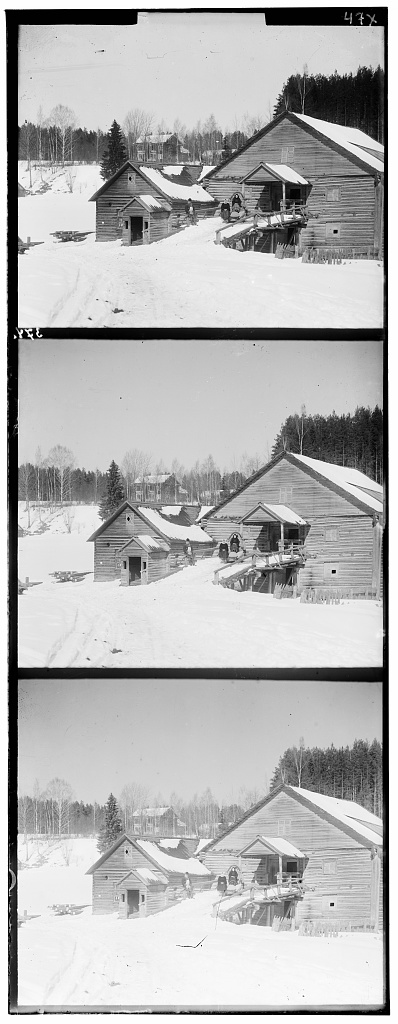
#> input picture assignment/DataSamples/s4.jpg, 398 x 1024 px
$ python task3.py
#> lines starting #> are read from the running program, lines starting #| are printed output that depends on the picture
import cv2
import numpy as np
from matplotlib import pyplot as plt

plt.rcParams['figure.figsize'] = (40.0, 50.0)
img = cv2.imread(f"DataSamples/s4.jpg", cv2.IMREAD_GRAYSCALE)
#> img is the input picture: shape (1024, 398); min 0, max 255, mean 179.5
height = int(np.ceil(img.shape[0] / 3))
#> height = 342
img_b, img_g, img_r = img[0: height + 20, :], img[height - 10: 2 * height + 10, :], img[-(height + 20):, :]
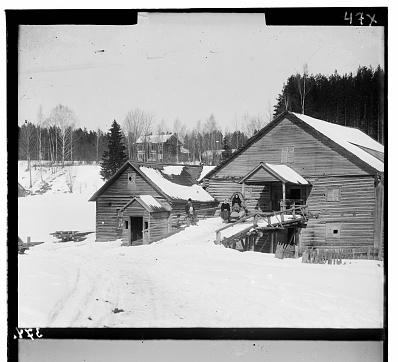
#> img_b: shape (362, 398); min 0, max 255, mean 166.2
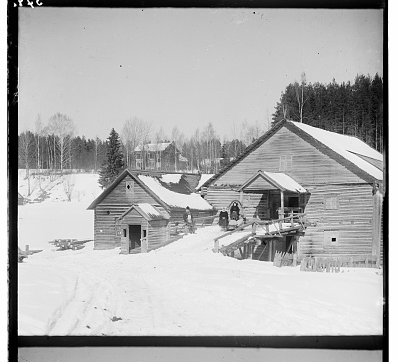
#> img_g: shape (362, 398); min 0, max 255, mean 173.4
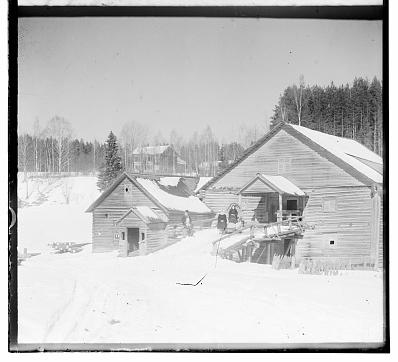
#> img_r: shape (362, 398); min 0, max 255, mean 191.4
shape = img_g.shape
#> shape = (362, 398)
#> (the run stopped early here; a loop or call above may not have finished)

$ run again, with assignment/DataSamples/s1.jpg copied over assignment/DataSamples/s4.jpg
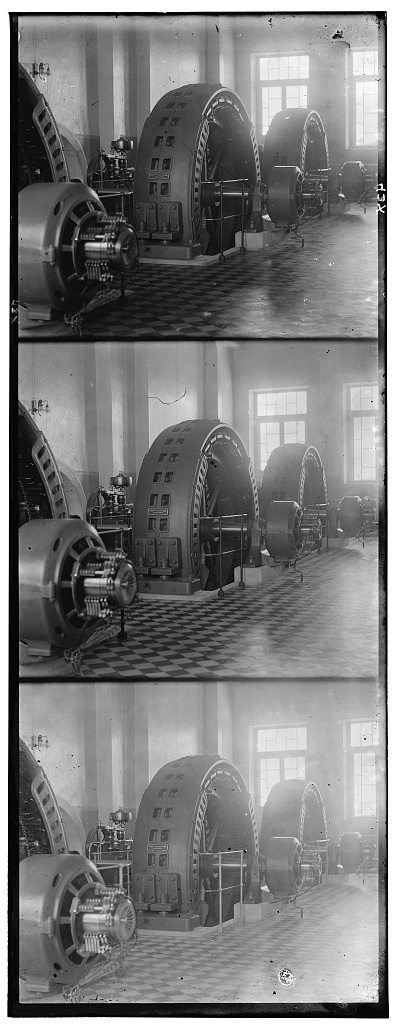
#> input picture assignment/DataSamples/s1.jpg, 398 x 1024 px
#> img is the input picture: shape (1024, 398); min 0, max 255, mean 123.3
#> `img_b, img_g, img_r = img[0: height + 20, :], img[height - 10: 2 * hei..`:
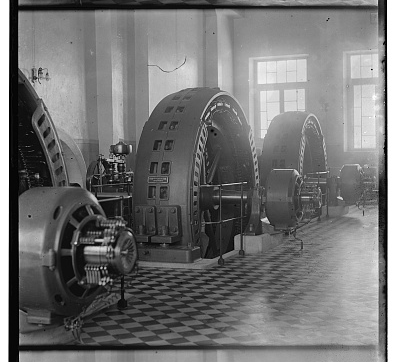
#> img_g: shape (362, 398); min 0, max 255, mean 115
#> `img_b, img_g, img_r = img[0: height + 20, :], img[height - 10: 2 * hei..`:
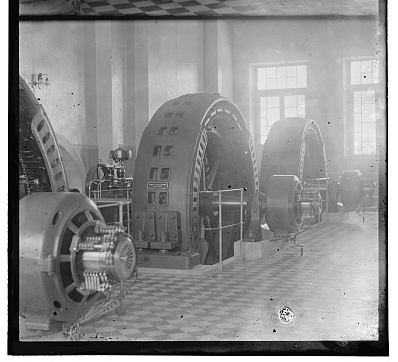
#> img_r: shape (362, 398); min 0, max 255, mean 140.2

$ run again, with assignment/DataSamples/s2.jpg copied over assignment/DataSamples/s4.jpg
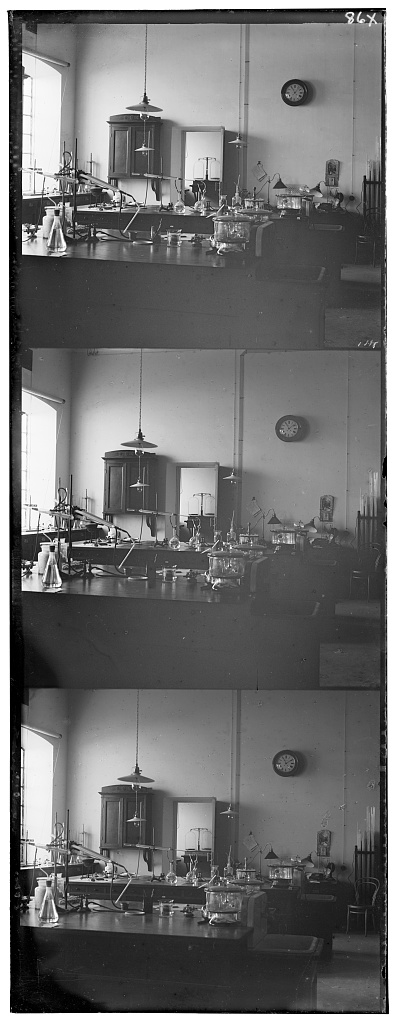
#> input picture assignment/DataSamples/s2.jpg, 398 x 1024 px
#> img is the input picture: shape (1024, 398); min 0, max 255, mean 113
#> `img_b, img_g, img_r = img[0: height + 20, :], img[height - 10: 2 * hei..`:
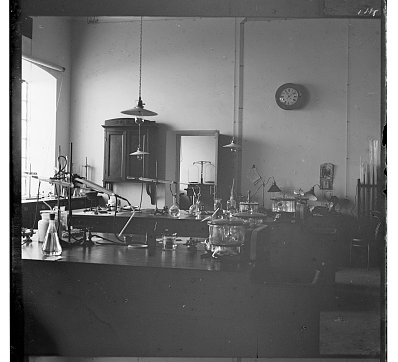
#> img_g: shape (362, 398); min 0, max 255, mean 111.4
#> `img_b, img_g, img_r = img[0: height + 20, :], img[height - 10: 2 * hei..`:
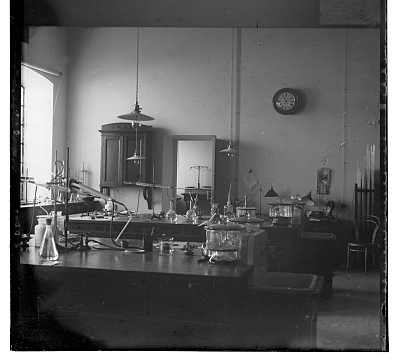
#> img_r: shape (362, 398); min 0, max 255, mean 99.3

$ run again, with assignment/DataSamples/s3.jpg copied over assignment/DataSamples/s4.jpg
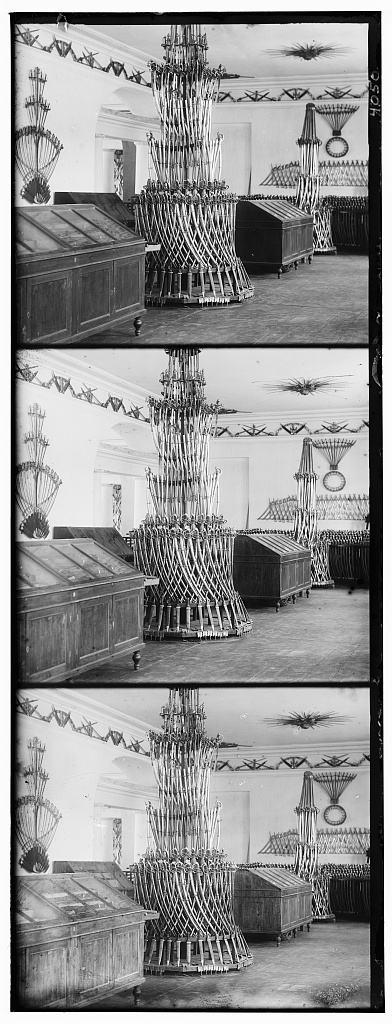
#> input picture assignment/DataSamples/s3.jpg, 392 x 1024 px
#> img is the input picture: shape (1024, 392); min 0, max 255, mean 146.7
#> `img_b, img_g, img_r = img[0: height + 20, :], img[height - 10: 2 * hei..`:
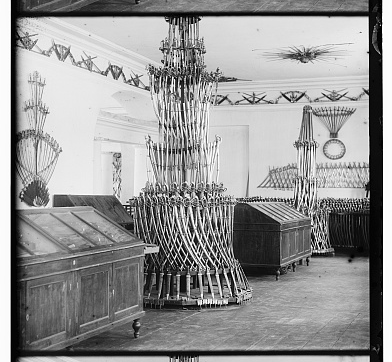
#> img_g: shape (362, 392); min 0, max 255, mean 149.2
#> `img_b, img_g, img_r = img[0: height + 20, :], img[height - 10: 2 * hei..`:
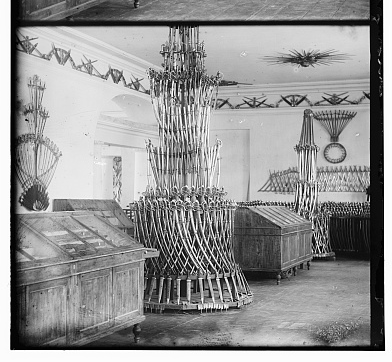
#> img_r: shape (362, 392); min 0, max 255, mean 147.4
